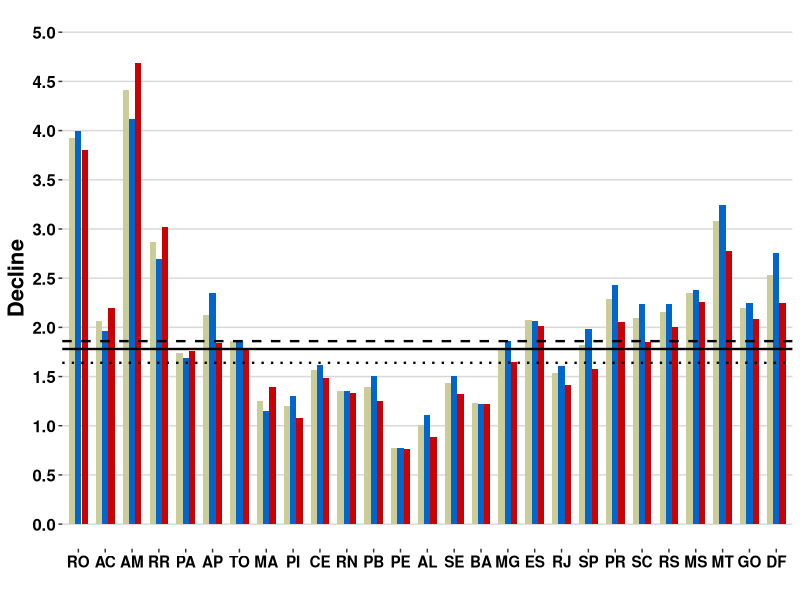
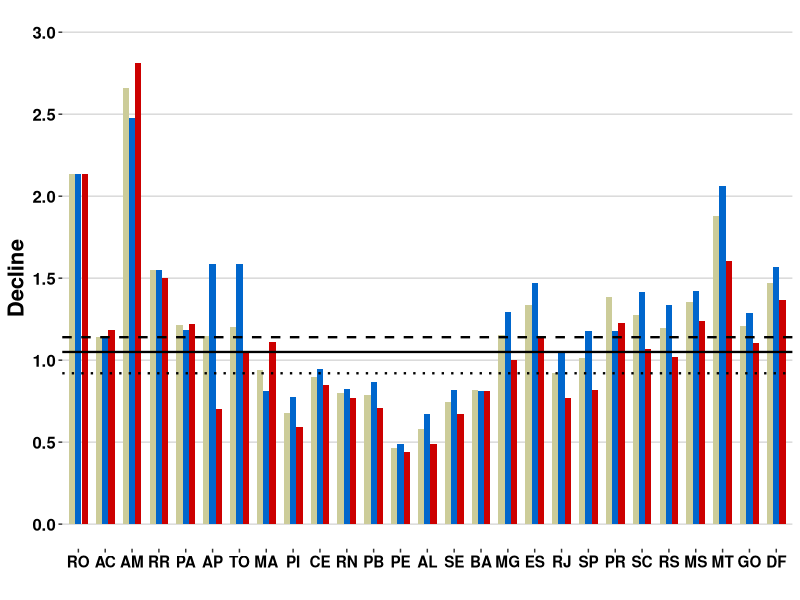

Write the R code that produced these figures, in order.
library(tidyverse)
library(reshape2)
library(ggpubr)
library(ggthemes)

setwd("~/Desktop/COVID-Marcia/Brazil-E0/graphs/may28")

figure4a_data <- read.csv("figure4-c.csv") 
figure4a_data$scenario <- as.factor(figure4a_data$scenario)
figure4a_data$STATE <- factor(figure4a_data$STATE,
                            levels = c("RO", "AC", "AM", "RR", "PA", "AP", "TO", "MA", "PI", "CE",
                                       "RN", "PB", "PE", "AL", "SE", "BA", "MG", "ES", "RJ", "SP", 
                                       "PR", "SC", "RS", "MS", "MT", "GO", "DF"))

figure4a <- 
  ggplot(figure4a_data[order(figure4a_data$scenario, decreasing = TRUE),], aes(x=STATE, y=decline, fill=scenario)) +
  theme_hc() + 
  geom_bar( stat="identity", position=position_dodge(), width=0.7) +
  geom_hline(yintercept =1.78, size=0.8) + #total
  geom_hline(yintercept = 1.86, linetype="dashed", size=0.8) + #male
  geom_hline(yintercept = 1.64, linetype="dotted", size=0.8) + #female
  scale_y_continuous(limits = c(0, 5), breaks=seq(0,5, 0.5)) +
  scale_fill_manual(values=c("#CCCC99","#0066CC", "#CC0000")) +
  labs(x="", y="Decline")+
  theme(title=element_text(angle=0, face= "bold", colour= "black", size=10),
        axis.title.y=element_text(angle=90, face= "bold", colour= "black", size=16), 
        axis.title.x=element_text(angle=0, face= "bold", colour= "black", size=13),
        axis.text.x = element_text(size=11, face= "bold", colour= "black" ), 
        axis.text.y = element_text(size=12, face= "bold", colour= "black" ), 
        legend.text = element_text(size=10, face= "bold", colour= "black" ),
        legend.position = "none") 
ggsave("fig4A.tiff", width = 10, height=7, dpi=300)


figure4b_data <- read.csv("figure4-d.csv")
figure4b_data$scenario <- as.factor(figure4b_data$scenario)
figure4b_data$STATE <- factor(figure4b_data$STATE,
                              levels = c("RO", "AC", "AM", "RR", "PA", "AP", "TO", "MA", "PI", "CE",
                                         "RN", "PB", "PE", "AL", "SE", "BA", "MG", "ES", "RJ", "SP", 
                                         "PR", "SC", "RS", "MS", "MT", "GO", "DF"))

figure4b <- 
ggplot(figure4b_data[order(figure4b_data$scenario, decreasing = TRUE),], aes(x=STATE, y=decline, fill=scenario)) +
  theme_hc() + 
  geom_bar( stat="identity", position=position_dodge(), width=0.7) +
  geom_hline(yintercept =1.05, size=0.8) + #total
  geom_hline(yintercept = 1.14, linetype="dashed", size=0.8) + #male
  geom_hline(yintercept = 0.92, linetype="dotted", size=0.8) + #female
  scale_y_continuous(limits = c(0, 3), breaks=seq(0,3, 0.5)) +
  scale_fill_manual(values=c("#CCCC99","#0066CC", "#CC0000")) +
  labs(x="", y="Decline")+
  theme(title=element_text(angle=0, face= "bold", colour= "black", size=10),
        axis.title.y=element_text(angle=90, face= "bold", colour= "black", size=16), 
        axis.title.x=element_text(angle=0, face= "bold", colour= "black", size=13),
        axis.text.x = element_text(size=11, face= "bold", colour= "black" ), 
        axis.text.y = element_text(size=12, face= "bold", colour= "black" ), 
        legend.text = element_text(size=10, face= "bold", colour= "black" ),
        legend.position = "none") 

ggsave("fig4B.tiff", width = 10, height=7, dpi=300)
